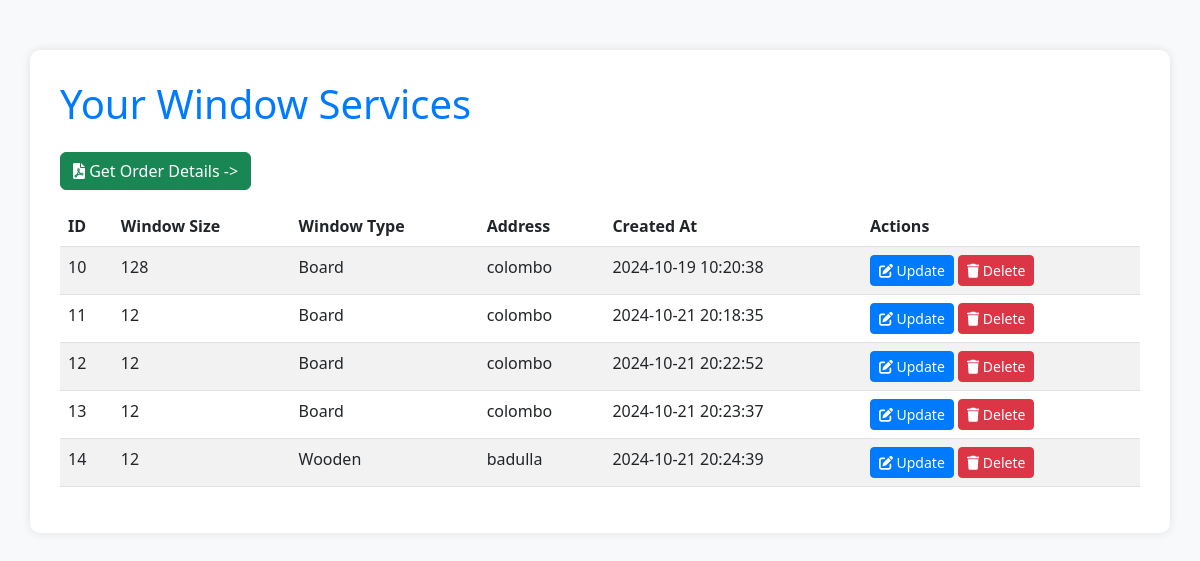
Screenshot of /window_service.php (signed in) with the database file from the repository.
### tables this page shows
CREATE TABLE `window_services` (
  `id` int(11) NOT NULL,
  `window_size` int(11) DEFAULT NULL,
  `window_type` varchar(50) DEFAULT NULL,
  `address` varchar(255) DEFAULT NULL,
  `user_id` int(11) DEFAULT NULL,
  `created_at` timestamp NOT NULL DEFAULT current_timestamp()
);

### window_service.php (the view, shortened to what this page needs)
<?php
require_once 'config.php';
$user_id = $_SESSION['user_id'];
$sql = "SELECT * FROM window_services WHERE user_id = ?";
$stmt = $conn->prepare($sql);
$stmt->bind_param("i", $user_id);
$stmt->execute();
$result = $stmt->get_result();
$services = $result->fetch_all(MYSQLI_ASSOC);
?>
<!DOCTYPE html>
<html lang="en">
<head>
    <link href="https://cdn.jsdelivr.net/npm/bootstrap@5.3.0/dist/css/bootstrap.min.css" rel="stylesheet">
    <link rel="stylesheet" href="https://cdnjs.cloudflare.com/ajax/libs/font-awesome/6.0.0-beta3/css/all.min.css">
</head>
<body>
    <div class="container">
        <h1 class="mb-4">Your Window Services</h1>
        <a href="?generate_pdf" class="btn btn-success mb-3"><i class="fas fa-file-pdf"></i> Get Order Details -></a>
        <table class="table table-striped table-hover">
            <thead>
                <tr>
                    <th>ID</th>
                    <th>Window Size</th>
                    <th>Window Type</th>
                    <th>Address</th>
                    <th>Created At</th>
                    <th>Actions</th>
                </tr>
            </thead>
            <tbody>
                <?php foreach ($services as $service): ?>
                <tr>
                    <td><?php echo $service['id']; ?></td>
                    <td><?php echo $service['window_size']; ?></td>
                    <td><?php echo $service['window_type']; ?></td>
                    <td><?php echo $service['address']; ?></td>
                    <td><?php echo $service['created_at']; ?></td>
                    <td>
                        <button class="btn btn-primary btn-sm" data-bs-toggle="modal" data-bs-target="#updateModal<?php echo $service['id']; ?>">
                            <i class="fas fa-edit"></i> Update
                        </button>
                        <form method="post" style="display: inline;">
                            <button type="submit" name="delete" class="btn btn-danger btn-sm" onclick="return confirm('Are you sure you want to delete this service?')">
                                <i class="fas fa-trash"></i> Delete
                            </button>
                        </form>
                    </td>
                </tr>
                <?php endforeach; ?>
            </tbody>
        </table>
    </div>
</body>
</html>

### window_service.php (style rules this page uses)
body { background-color: #f8f9fa; }
.container { background-color: #ffffff; border-radius: 10px; padding: 30px; margin-top: 50px; box-shadow: 0 0 10px rgba(0, 0, 0, 0.1); }
h1 { color: #007bff; }
.btn-primary { background-color: #007bff; border-color: #007bff; }

### rows the page displays
window_services: id "10", window_size "128", window_type "Board", address "colombo", created_at "2024-10-19 10:20:38"
window_services: id "11", window_size "12", window_type "Board", address "colombo", created_at "2024-10-21 20:18:35"
window_services: id "12", window_size "12", window_type "Board", address "colombo", created_at "2024-10-21 20:22:52"
window_services: id "13", window_size "12", window_type "Board", address "colombo", created_at "2024-10-21 20:23:37"
window_services: id "14", window_size "12", window_type "Wooden", address "badulla", created_at "2024-10-21 20:24:39"
